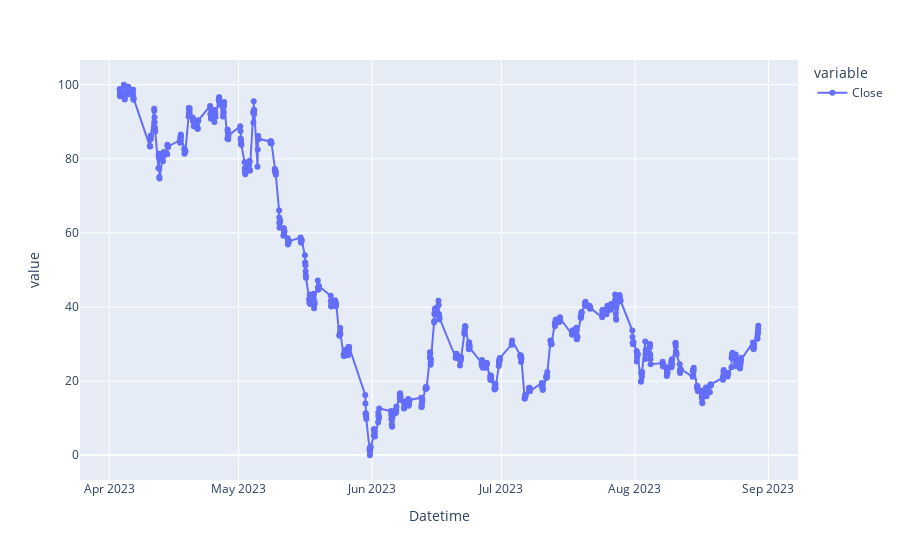

Notebook cell for this chart:
### Code cell
pd.options.plotting.backend = "plotly"
fig = data['Close'].plot( markers=True)
fig.show()

### Figure 1 — Plotly figure (JSON) as saved in the notebook; plotly's stock layout.template omitted (floating-point values rounded to 4 significant figures; data arrays with more than 128 entries replaced by an {"elided": "..."} marker saying what was removed)
{"data": [{"hovertemplate": "variable=Close<br>Datetime=%{x}<br>value=%{y}<extra></extra>", "legendgroup": "Close", "line": {"color": "#636efa", "dash": "solid"}, "marker": {"symbol": "circle"}, "mode": "markers+lines", "name": "Close", "orientation": "v", "showlegend": true, "type": "scatter", "x": {"elided": "717 str values"}, "xaxis": "x", "y": {"elided": "717 float values"}, "yaxis": "y"}], "layout": {"legend": {"title": {"text": "variable"}, "tracegroupgap": 0}, "margin": {"t": 60}, "xaxis": {"anchor": "y", "domain": [0, 1], "title": {"text": "Datetime"}}, "yaxis": {"anchor": "x", "domain": [0, 1], "title": {"text": "value"}}}}
